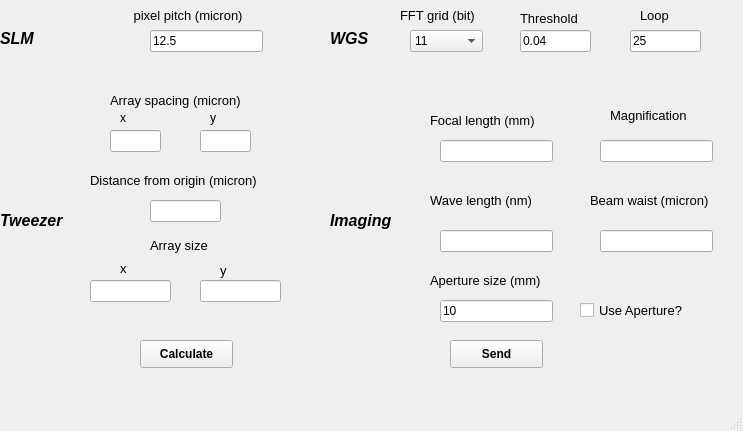
<?xml version="1.0" encoding="UTF-8"?>
<ui version="4.0">
 <class>MainWindow</class>
 <widget class="QMainWindow" name="MainWindow">
  <property name="geometry">
   <rect>
    <x>0</x>
    <y>0</y>
    <width>743</width>
    <height>431</height>
   </rect>
  </property>
  <property name="windowTitle">
   <string>MainWindow</string>
  </property>
  <widget class="QWidget" name="centralwidget">
   <widget class="QLabel" name="label">
    <property name="geometry">
     <rect>
      <x>0</x>
      <y>30</y>
      <width>55</width>
      <height>16</height>
     </rect>
    </property>
    <property name="font">
     <font>
      <family>Arial</family>
      <pointsize>12</pointsize>
      <weight>75</weight>
      <italic>true</italic>
      <bold>true</bold>
     </font>
    </property>
    <property name="text">
     <string>SLM</string>
    </property>
   </widget>
   <widget class="QLineEdit" name="pixelpitch">
    <property name="geometry">
     <rect>
      <x>150</x>
      <y>30</y>
      <width>113</width>
      <height>22</height>
     </rect>
    </property>
    <property name="text">
     <string>12.5</string>
    </property>
   </widget>
   <widget class="QLabel" name="label_2">
    <property name="geometry">
     <rect>
      <x>130</x>
      <y>0</y>
      <width>151</width>
      <height>31</height>
     </rect>
    </property>
    <property name="font">
     <font>
      <family>Arial</family>
      <pointsize>10</pointsize>
     </font>
    </property>
    <property name="text">
     <string> pixel pitch (micron)</string>
    </property>
   </widget>
   <widget class="QLabel" name="label_3">
    <property name="geometry">
     <rect>
      <x>330</x>
      <y>30</y>
      <width>55</width>
      <height>16</height>
     </rect>
    </property>
    <property name="font">
     <font>
      <family>Arial</family>
      <pointsize>12</pointsize>
      <weight>75</weight>
      <italic>true</italic>
      <bold>true</bold>
     </font>
    </property>
    <property name="text">
     <string>WGS</string>
    </property>
   </widget>
   <widget class="QLabel" name="label_4">
    <property name="geometry">
     <rect>
      <x>400</x>
      <y>0</y>
      <width>111</width>
      <height>31</height>
     </rect>
    </property>
    <property name="font">
     <font>
      <family>Arial</family>
      <pointsize>10</pointsize>
     </font>
    </property>
    <property name="text">
     <string>FFT grid (bit)</string>
    </property>
   </widget>
   <widget class="QLabel" name="label_5">
    <property name="geometry">
     <rect>
      <x>330</x>
      <y>200</y>
      <width>81</width>
      <height>41</height>
     </rect>
    </property>
    <property name="font">
     <font>
      <family>Arial</family>
      <pointsize>12</pointsize>
      <weight>75</weight>
      <italic>true</italic>
      <bold>true</bold>
     </font>
    </property>
    <property name="text">
     <string>Imaging</string>
    </property>
   </widget>
   <widget class="QLabel" name="label_6">
    <property name="geometry">
     <rect>
      <x>430</x>
      <y>110</y>
      <width>141</width>
      <height>20</height>
     </rect>
    </property>
    <property name="font">
     <font>
      <family>Arial</family>
      <pointsize>10</pointsize>
     </font>
    </property>
    <property name="text">
     <string>Focal length (mm)</string>
    </property>
   </widget>
   <widget class="QLineEdit" name="focallength">
    <property name="geometry">
     <rect>
      <x>440</x>
      <y>140</y>
      <width>113</width>
      <height>22</height>
     </rect>
    </property>
   </widget>
   <widget class="QLabel" name="label_7">
    <property name="geometry">
     <rect>
      <x>610</x>
      <y>100</y>
      <width>121</width>
      <height>31</height>
     </rect>
    </property>
    <property name="font">
     <font>
      <family>Arial</family>
      <pointsize>10</pointsize>
     </font>
    </property>
    <property name="text">
     <string>Magnification</string>
    </property>
   </widget>
   <widget class="QLineEdit" name="magnification">
    <property name="geometry">
     <rect>
      <x>600</x>
      <y>140</y>
      <width>113</width>
      <height>22</height>
     </rect>
    </property>
   </widget>
   <widget class="QLabel" name="label_8">
    <property name="geometry">
     <rect>
      <x>430</x>
      <y>190</y>
      <width>131</width>
      <height>20</height>
     </rect>
    </property>
    <property name="font">
     <font>
      <family>Arial</family>
      <pointsize>10</pointsize>
     </font>
    </property>
    <property name="text">
     <string>Wave length (nm)</string>
    </property>
   </widget>
   <widget class="QComboBox" name="arraySizeBit">
    <property name="geometry">
     <rect>
      <x>410</x>
      <y>30</y>
      <width>73</width>
      <height>22</height>
     </rect>
    </property>
    <item>
     <property name="text">
      <string>11</string>
     </property>
    </item>
    <item>
     <property name="text">
      <string>12</string>
     </property>
    </item>
    <item>
     <property name="text">
      <string>13</string>
     </property>
    </item>
    <item>
     <property name="text">
      <string>14</string>
     </property>
    </item>
   </widget>
   <widget class="QLineEdit" name="wavelength">
    <property name="geometry">
     <rect>
      <x>440</x>
      <y>230</y>
      <width>113</width>
      <height>22</height>
     </rect>
    </property>
   </widget>
   <widget class="QPushButton" name="Button_calculate">
    <property name="geometry">
     <rect>
      <x>140</x>
      <y>340</y>
      <width>93</width>
      <height>28</height>
     </rect>
    </property>
    <property name="font">
     <font>
      <family>Arial</family>
      <weight>75</weight>
      <bold>true</bold>
     </font>
    </property>
    <property name="statusTip">
     <string>Calculate the SLM phase and save it in a csv file.</string>
    </property>
    <property name="text">
     <string>Calculate</string>
    </property>
   </widget>
   <widget class="QPushButton" name="Button_send">
    <property name="geometry">
     <rect>
      <x>450</x>
      <y>340</y>
      <width>93</width>
      <height>28</height>
     </rect>
    </property>
    <property name="font">
     <font>
      <family>Arial</family>
      <weight>75</weight>
      <bold>true</bold>
     </font>
    </property>
    <property name="statusTip">
     <string>Load the csv file and send it to SLM.</string>
    </property>
    <property name="text">
     <string>Send</string>
    </property>
   </widget>
   <widget class="QLabel" name="label_9">
    <property name="geometry">
     <rect>
      <x>110</x>
      <y>90</y>
      <width>181</width>
      <height>21</height>
     </rect>
    </property>
    <property name="font">
     <font>
      <family>Arial</family>
      <pointsize>10</pointsize>
     </font>
    </property>
    <property name="text">
     <string>Array spacing (micron)</string>
    </property>
   </widget>
   <widget class="QLabel" name="label_10">
    <property name="geometry">
     <rect>
      <x>0</x>
      <y>200</y>
      <width>91</width>
      <height>41</height>
     </rect>
    </property>
    <property name="font">
     <font>
      <family>Arial</family>
      <pointsize>12</pointsize>
      <weight>75</weight>
      <italic>true</italic>
      <bold>true</bold>
     </font>
    </property>
    <property name="text">
     <string>Tweezer </string>
    </property>
   </widget>
   <widget class="QLineEdit" name="spacingx">
    <property name="geometry">
     <rect>
      <x>110</x>
      <y>130</y>
      <width>51</width>
      <height>22</height>
     </rect>
    </property>
    <property name="text">
     <string/>
    </property>
   </widget>
   <widget class="QLabel" name="label_11">
    <property name="geometry">
     <rect>
      <x>150</x>
      <y>230</y>
      <width>121</width>
      <height>31</height>
     </rect>
    </property>
    <property name="font">
     <font>
      <family>Arial</family>
      <pointsize>10</pointsize>
     </font>
    </property>
    <property name="text">
     <string>Array size</string>
    </property>
   </widget>
   <widget class="QLabel" name="label_12">
    <property name="geometry">
     <rect>
      <x>120</x>
      <y>260</y>
      <width>55</width>
      <height>16</height>
     </rect>
    </property>
    <property name="font">
     <font>
      <family>Arial</family>
      <pointsize>10</pointsize>
     </font>
    </property>
    <property name="text">
     <string>x</string>
    </property>
   </widget>
   <widget class="QLineEdit" name="arraySizex">
    <property name="geometry">
     <rect>
      <x>90</x>
      <y>280</y>
      <width>81</width>
      <height>22</height>
     </rect>
    </property>
    <property name="text">
     <string/>
    </property>
   </widget>
   <widget class="QLabel" name="label_13">
    <property name="geometry">
     <rect>
      <x>220</x>
      <y>260</y>
      <width>55</width>
      <height>21</height>
     </rect>
    </property>
    <property name="font">
     <font>
      <family>Arial</family>
      <pointsize>10</pointsize>
     </font>
    </property>
    <property name="text">
     <string>y</string>
    </property>
   </widget>
   <widget class="QLineEdit" name="arraySizey">
    <property name="geometry">
     <rect>
      <x>200</x>
      <y>280</y>
      <width>81</width>
      <height>22</height>
     </rect>
    </property>
    <property name="text">
     <string/>
    </property>
   </widget>
   <widget class="QLabel" name="label_14">
    <property name="geometry">
     <rect>
      <x>430</x>
      <y>270</y>
      <width>151</width>
      <height>21</height>
     </rect>
    </property>
    <property name="font">
     <font>
      <family>Arial</family>
      <pointsize>10</pointsize>
     </font>
    </property>
    <property name="text">
     <string>Aperture size (mm)</string>
    </property>
   </widget>
   <widget class="QLineEdit" name="maskdiameter">
    <property name="geometry">
     <rect>
      <x>440</x>
      <y>300</y>
      <width>113</width>
      <height>22</height>
     </rect>
    </property>
    <property name="text">
     <string>10</string>
    </property>
   </widget>
   <widget class="QLabel" name="label_15">
    <property name="geometry">
     <rect>
      <x>520</x>
      <y>10</y>
      <width>81</width>
      <height>16</height>
     </rect>
    </property>
    <property name="font">
     <font>
      <pointsize>10</pointsize>
     </font>
    </property>
    <property name="text">
     <string>Threshold</string>
    </property>
   </widget>
   <widget class="QLineEdit" name="threshold">
    <property name="geometry">
     <rect>
      <x>520</x>
      <y>30</y>
      <width>71</width>
      <height>22</height>
     </rect>
    </property>
    <property name="text">
     <string>0.04</string>
    </property>
   </widget>
   <widget class="QLabel" name="label_16">
    <property name="geometry">
     <rect>
      <x>640</x>
      <y>0</y>
      <width>55</width>
      <height>31</height>
     </rect>
    </property>
    <property name="font">
     <font>
      <pointsize>10</pointsize>
     </font>
    </property>
    <property name="text">
     <string>Loop</string>
    </property>
   </widget>
   <widget class="QLineEdit" name="Loop">
    <property name="geometry">
     <rect>
      <x>630</x>
      <y>30</y>
      <width>71</width>
      <height>22</height>
     </rect>
    </property>
    <property name="text">
     <string>25</string>
    </property>
   </widget>
   <widget class="QCheckBox" name="mask">
    <property name="geometry">
     <rect>
      <x>580</x>
      <y>290</y>
      <width>161</width>
      <height>41</height>
     </rect>
    </property>
    <property name="font">
     <font>
      <family>Arial</family>
      <pointsize>10</pointsize>
     </font>
    </property>
    <property name="text">
     <string>Use Aperture?</string>
    </property>
   </widget>
   <widget class="QLabel" name="label_17">
    <property name="geometry">
     <rect>
      <x>90</x>
      <y>170</y>
      <width>231</width>
      <height>21</height>
     </rect>
    </property>
    <property name="font">
     <font>
      <family>Arial</family>
      <pointsize>10</pointsize>
     </font>
    </property>
    <property name="text">
     <string>Distance from origin (micron)</string>
    </property>
   </widget>
   <widget class="QLineEdit" name="distance">
    <property name="geometry">
     <rect>
      <x>150</x>
      <y>200</y>
      <width>71</width>
      <height>22</height>
     </rect>
    </property>
   </widget>
   <widget class="QLabel" name="label_18">
    <property name="geometry">
     <rect>
      <x>120</x>
      <y>110</y>
      <width>55</width>
      <height>16</height>
     </rect>
    </property>
    <property name="text">
     <string>x</string>
    </property>
   </widget>
   <widget class="QLabel" name="label_19">
    <property name="geometry">
     <rect>
      <x>210</x>
      <y>110</y>
      <width>55</width>
      <height>16</height>
     </rect>
    </property>
    <property name="text">
     <string>y</string>
    </property>
   </widget>
   <widget class="QLineEdit" name="spacingy">
    <property name="geometry">
     <rect>
      <x>200</x>
      <y>130</y>
      <width>51</width>
      <height>22</height>
     </rect>
    </property>
    <property name="text">
     <string/>
    </property>
   </widget>
   <widget class="QLabel" name="label_20">
    <property name="geometry">
     <rect>
      <x>590</x>
      <y>190</y>
      <width>161</width>
      <height>21</height>
     </rect>
    </property>
    <property name="font">
     <font>
      <family>Arial</family>
      <pointsize>10</pointsize>
     </font>
    </property>
    <property name="text">
     <string>Beam waist (micron)</string>
    </property>
   </widget>
   <widget class="QLineEdit" name="beamwaist">
    <property name="geometry">
     <rect>
      <x>600</x>
      <y>230</y>
      <width>113</width>
      <height>22</height>
     </rect>
    </property>
   </widget>
  </widget>
  <widget class="QMenuBar" name="menubar">
   <property name="geometry">
    <rect>
     <x>0</x>
     <y>0</y>
     <width>743</width>
     <height>26</height>
    </rect>
   </property>
  </widget>
  <widget class="QStatusBar" name="statusbar"/>
 </widget>
 <resources/>
 <connections/>
</ui>
